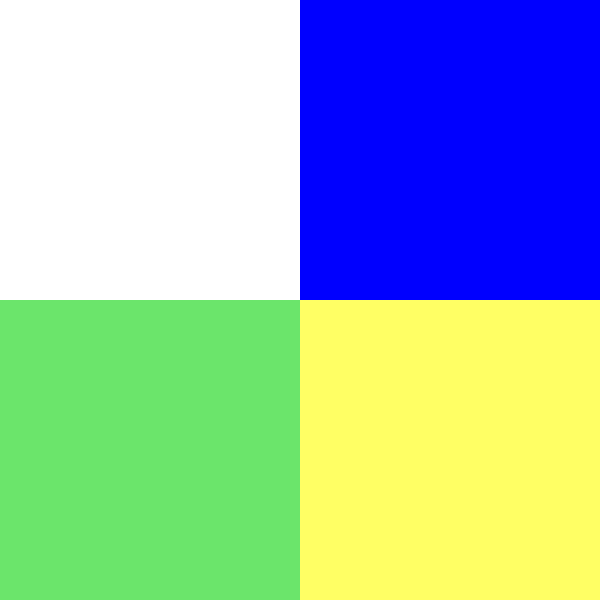
Frame 1 (no input)
Frame 60 (the mouse pressed at the canvas centre just before this capture): identical to frame 1, image omitted
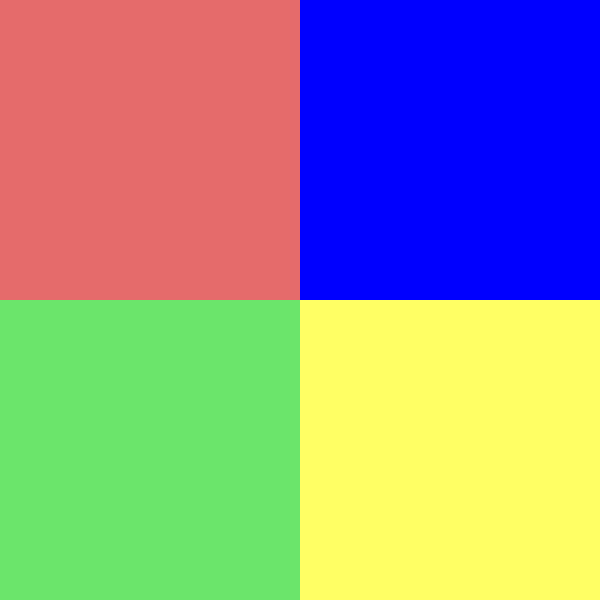
Frame 120 (the mouse held since frame 60 and released just before this capture)

The Processing sketch that drew these frames (run headless with seeded random() and noise(); from frame 60 on, the mouse is pressed at the canvas centre):

// Processing sketch: sketch_4
// ── sketch_4.pde
//this sketch draws two rectangles on the side of the 
// screen that change colors when the mouse is over them. 

// change the sketch to have two more rectangles in the 
// right side of the screen that behave in the same way 
// when the mouse is over them.

void setup() {
  size(600, 600);
  noStroke();
}

void draw() {
  if (mouseX < width/2 && mouseY < height/2) {
    fill(255);
  } else {
    fill(229, 107, 107);
  }
  rect(0, 0, width/2, height/2);

  if (mouseX < width/2 && mouseY > height/2) {
    fill(255);
  } else {
    fill(107, 229, 107);
  }
  rect(0, height/2, width/2, height/2);

if (mouseX > width/2 && mouseY < height/2) {
  fill(255);
} else {
  fill(0,0,255);
}
rect(width/2, 0, width/2, height/2); 

if(mouseX > width/2 && mouseY > height/2) {
  fill(255) ;
} else {
  fill(255,255,100);
}
rect(width/2, height/2, width/2, height/2);
}
  
  
  
  
  
